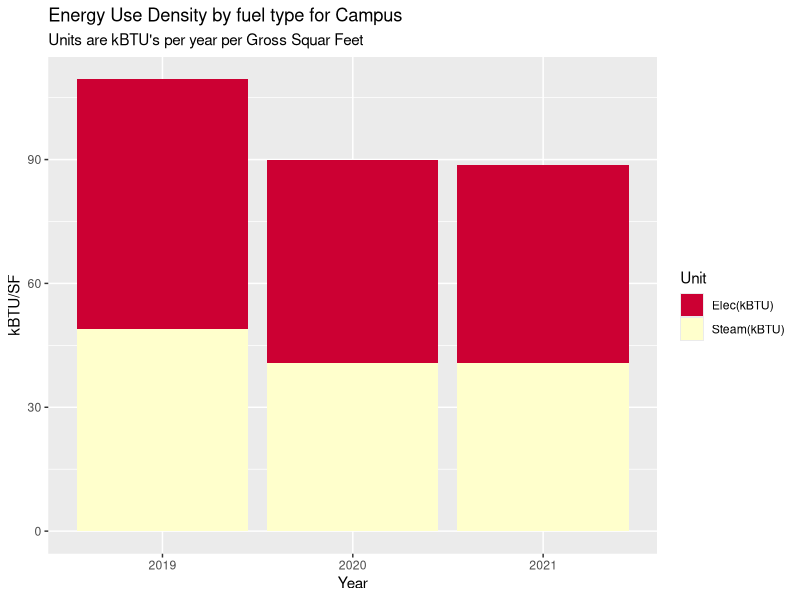
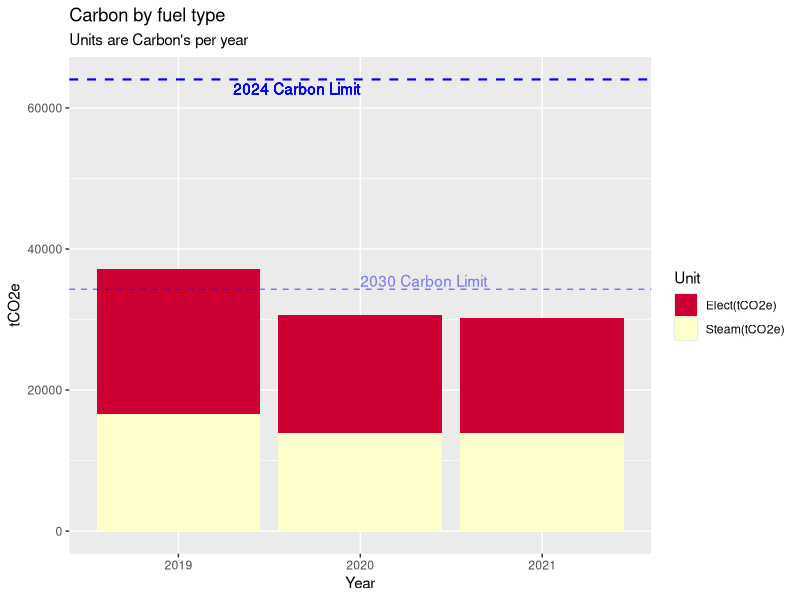
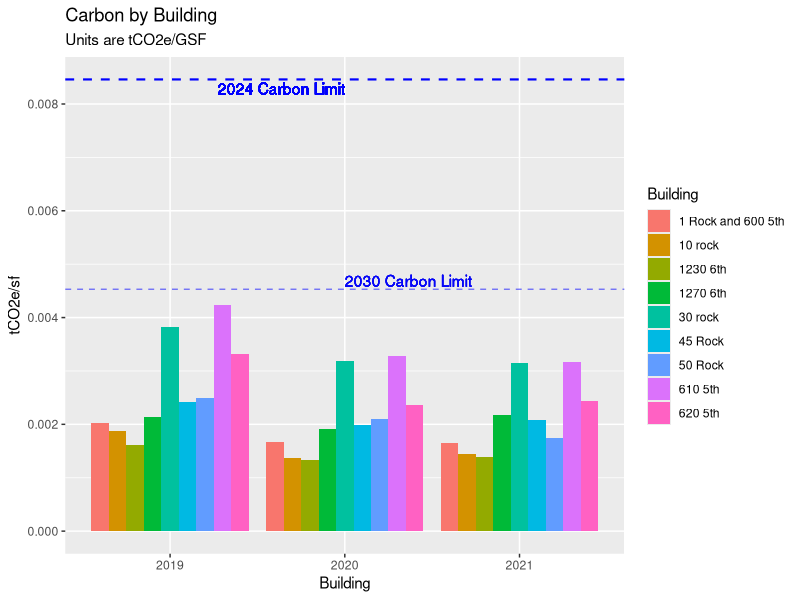
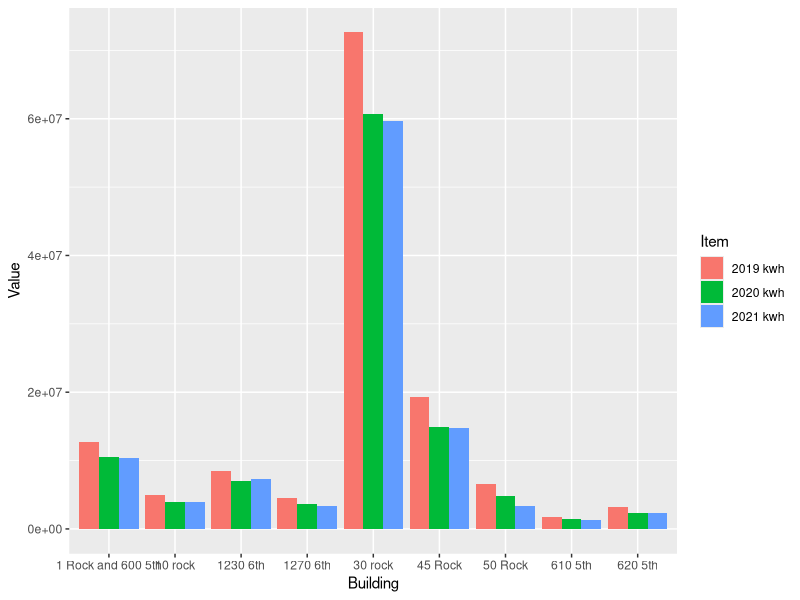
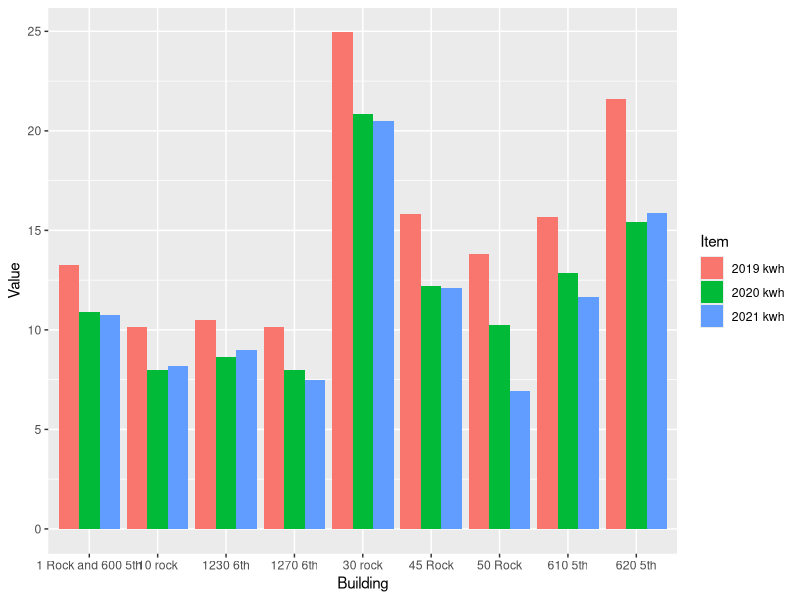
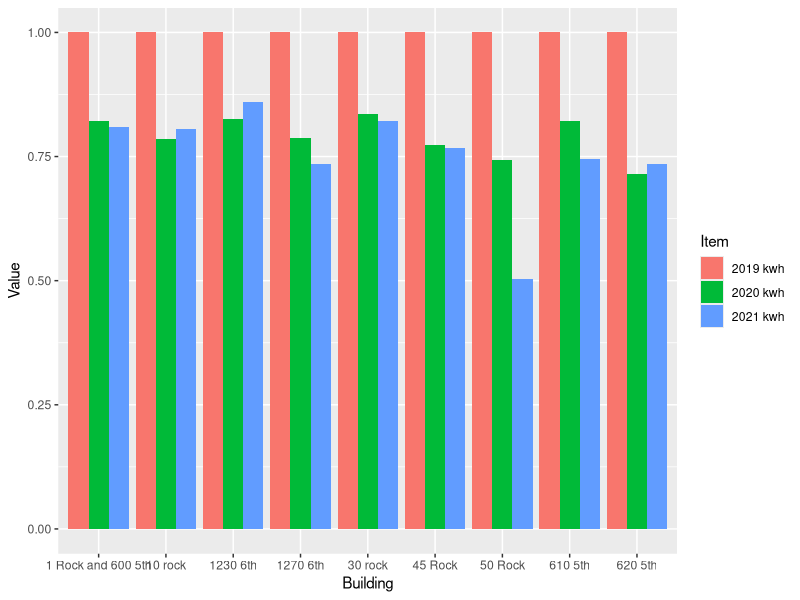
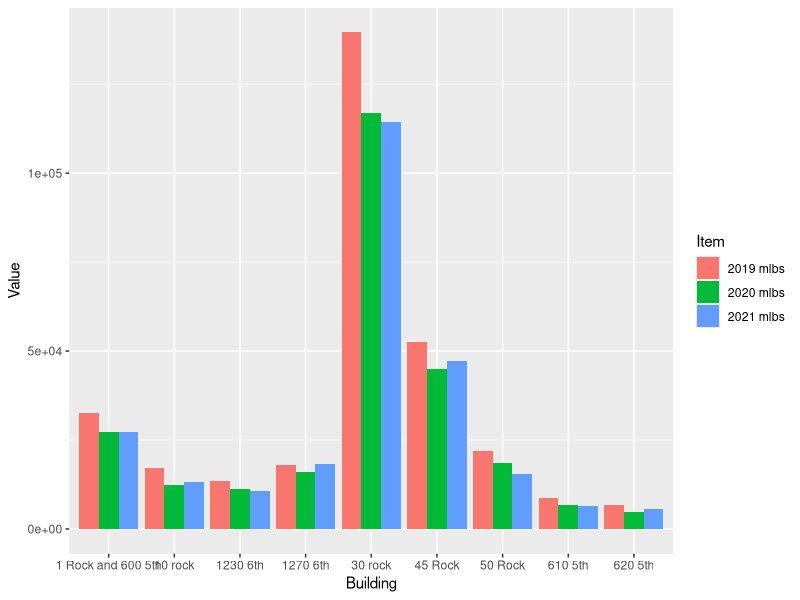
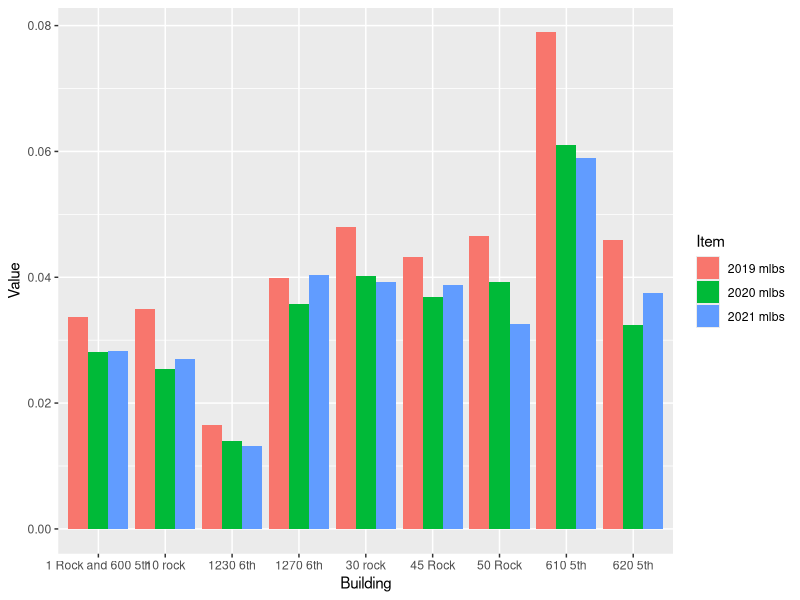

Source code (R) for these figures, in order:
## ---- chunk 1

# Load packages 
my_packages <- c("tidyverse", "vroom" , "janitor" , "glue" , "tsibble" , "tidytext","lubridate", "fable", "tsibbledata", "ggplot2", "forecast", "tseries", "rio", "zoo", "readxl", "tsibbledata", "knitr", "kableExtra", "formattable", "scales")
invisible( lapply(my_packages, require, character.only = TRUE))

#Set up environment 
place <- "Home"  #Where are we working today. 
# place <- "work"

if (place == "Home"){setwd("C:/Users/paulr/Documents/R/RockCenterEnergyAnalysis")} else {setwd("C:/Users/prode/Documents/R/RockCenterEnergyAnalysis")}

if (!file.exists("data")) { dir.create("data")}

rm(place, my_packages ) #Clean up

options(dplyr.summarise.inform = FALSE)  # Suppress textin Knit printout. 



# Read in data

'ElecCF' <- 0.000288962  #2021 Carbon Values
'SteamCF' <- 0.00004493 #2021 Carbon Values
'IntensityLimit24' <- 0.00846 #2024 Limit
'IntensityLimit30' <- 0.00453 #2030 Limit

SteamData <- read_excel("data/Energy_Data_for_Net_Zero_Study.xlsx", sheet = "Sheet1", range = "B2:G11" , col_names = TRUE, na = "NA", col_types = NULL ) %>%  select(-5,-6)

ElectricData <- read_excel("data/Energy_Data_for_Net_Zero_Study.xlsx", sheet = "Sheet1", range = "B13:G23" , col_names = TRUE, na = "NA", col_types = NULL ) %>% select(-5,-6)

ElectricData %>% filter(Building == '1 Rock' | Building == '600 5th') %>% 
  select( -Building) %>% 
  summarise_each(funs(sum)) %>% 
  mutate(Building = "1 Rock and 600 5th") %>% 
  select(4,1,2,3) %>% rbind(ElectricData) %>% 
  filter(Building != '1 Rock' & Building != '600 5th') -> ElectricData

BuildingGSF <- read_excel("data/Energy_Data_for_Net_Zero_Study.xlsx", sheet = "Sheet1", range = "B28:C39" , col_names = TRUE, na = "NA", col_types = NULL ) %>% 
  filter(Building != '1 Rock' & Building != '600 5th')

UtilityData <- left_join(ElectricData, SteamData, by="Building") %>% left_join(BuildingGSF, by="Building")
UtilityData[is.na(UtilityData)] <- 0

#Campus EUI for each year 
UtilityData1 <- UtilityData 
apply(UtilityData1[2:4], 2, function(row) row * 3.4121 ) -> UtilityData1[2:4]
apply(UtilityData1[5:7], 2, function(row) row * 1194) -> UtilityData1[5:7]
UtilityData1 %>% select(`2019 kwh`, `2020 kwh`, `2021 kwh`, `2019 mlbs`, `2020 mlbs`, `2021 mlbs`, `Gross Floor Area`) %>%
summarise_each(funs(sum)) -> UtilityData1
    TotalFlArea <- UtilityData1$`Gross Floor Area`
    UtilityData1 %>% 
      select(-`Gross Floor Area`) %>% 
  gather(key = "Item", value = "Value") -> UtilityData1
  cbind(UtilityData1, str_split_fixed(UtilityData1$Item, " ", n=2)) %>% 
  select(-"Item") -> UtilityData1 
  colnames(UtilityData1)  <-  c("Value", "Year", "Unit") 
  apply(UtilityData1[3], 1, function(x) {ifelse(x == "kwh", "Elec(kBTU)", "Steam(kBTU)")}) -> UtilityData1[3]

  ####  PLOTS   ####
  
  
# Make an EUI plot with kBTU vales for both  electric and steam  
UtilityData2 <- UtilityData1
apply(UtilityData2[1], 1, function(row) row / TotalFlArea ) -> UtilityData2[1]
UtilityData2 %>% 
  ggplot(aes(x = Year, y = Value, fill = Unit)) +
  geom_bar(stat = "identity", position = "stack") +
  labs( title = "Energy Use Density by fuel type for Campus",
        subtitle = "Units are kBTU's per year per Gross Squar Feet") +
  xlab("Year") +
  ylab("kBTU/SF") +
  scale_fill_manual(values = c("#CC0033", "#FFFFCC"))


#Make a Carbon table in the dataframe UtilityData1
UtilityData3 <- UtilityData1
  apply(UtilityData3[3], 1, function(x) {ifelse(x == "Elec(kBTU)", "Elect(tCO2e)", "Steam(tCO2e)")}) -> UtilityData3[3]
  UtilityData3 %>% 
  mutate(Carbon = ifelse(Unit == "Elec(kBTU)", Value * ElecCF / 3.4121, Value * SteamCF)) %>% 
  ggplot(aes(x = Year, y = Carbon, fill = Unit)) +
  geom_bar(stat = "identity", position = "stack") +
  labs( title = "Carbon by fuel type",
        subtitle = "Units are Carbon's per year") +
  labs(x = "Year", y = "tCO2e") +
  #guides(fill = FALSE) +
  geom_hline(aes(yintercept = TotalFlArea * IntensityLimit24), color = "blue", linetype = "dashed", size = 0.75) +
  geom_text(aes(x = 2, y = TotalFlArea * IntensityLimit24, label = "2024 Carbon Limit"), hjust = 1, vjust = 1.25 , color = "blue") +
  geom_hline(aes(yintercept = TotalFlArea * IntensityLimit30), linetype = "dashed", color = "blue", size = 0.5, alpha = 0.5) +
  geom_text(aes(x = 2, y = TotalFlArea * IntensityLimit30, label = "2030 Carbon Limit"), hjust = 0, vjust = -.2 , color = "blue", alpha = 0.1) +
  scale_fill_manual(values = c("#CC0033", "#FFFFCC"))


## ---- chunk 2

#Plot Carbon Intensities versus LL97 Limits 
UtilityData1 <- UtilityData 
apply(UtilityData1[2:4], 2, function(row) row * 3.4121 ) -> UtilityData1[2:4]
apply(UtilityData1[5:7], 2, function(row) row * 1194) -> UtilityData1[5:7]
UtilityData1[2:7]/UtilityData1$`Gross Floor Area` -> UtilityData1[2:7]


UtilityData1 %>% select(`Building`, `2019 kwh`, `2020 kwh`, `2021 kwh`, `2019 mlbs`, `2020 mlbs`, `2021 mlbs`) -> UtilityData1

UtilityData1 %>% 
  gather(key = "Item", value = "Value", -"Building") -> UtilityData1
  cbind(UtilityData1, str_split_fixed(UtilityData1$Item, " ", n=2)) %>% 
  select(-"Item") -> UtilityData1 
  colnames(UtilityData1)  <-  c("Building", "Value", "Year", "Unit") 
  UtilityData1 %>% 
    mutate("Carbon/SF" = ifelse(Unit == "Elec(kBTU)", Value * ElecCF, Value * SteamCF)) %>% 
    select(Building, Year, Unit, `Carbon/SF`) %>% 
    mutate("Carbon" = "tCO2e") -> UtilityData1


UtilityData1 %>%   
ggplot(aes(x = Year, y = `Carbon/SF`, fill = Building, group = Building)) +
  geom_bar(stat = "identity", position = "dodge") +
  labs( title = "Carbon by Building",
        subtitle = "Units are tCO2e/GSF") +
  labs(x = "Building", y = "tCO2e/sf") +
  geom_hline(aes(yintercept = IntensityLimit24), color = "blue", linetype = "dashed", size = 0.75) +
  geom_text(aes(x = 2, y = IntensityLimit24, label = "2024 Carbon Limit"), hjust = 1, vjust = 1.25 , color = "blue") +
  geom_hline(aes(yintercept = IntensityLimit30), linetype = "dashed", color = "blue", size = 0.5, alpha = 0.5) +
  geom_text(aes(x = 2, y = IntensityLimit30, label = "2030 Carbon Limit"), hjust = 0, vjust = -.2 , color = "blue", alpha = 0.1) 
  

## ---- chunk 3

#1 Electric kWh
ElectricData %>% select(Building, `2019 kwh`, `2020 kwh`, `2021 kwh`) %>% 
  gather(key = "Item", value = "Value", -Building) %>%
  ggplot(aes(x = Building, y = Value, fill = Item, group = Item)) +
  geom_bar(stat = "identity", position = "dodge")

#2 Electric kWh per GSF 
UtilityData1 <- UtilityData
apply(UtilityData1[2:7], 2, function(row) row / UtilityData1$`Gross Floor Area`) -> UtilityData1[2:7]


UtilityData1 %>% select(Building, `2019 kwh`, `2020 kwh`, `2021 kwh`) %>% 
  gather(key = "Item", value = "Value", -Building) %>% 
  ggplot(aes(x = Building, y = Value, fill = Item, group = Item)) +
  geom_bar(stat = "identity", position = "dodge")

#3 percent kWh reductions relative to 2019 
UtilityData1 <- UtilityData
apply(UtilityData1[2:7], 2, function(row) row / UtilityData1$`Gross Floor Area`) -> UtilityData1[2:7]
apply(UtilityData1[2:4], 2, function(row) row / UtilityData1$`2019 kwh`) -> UtilityData1[2:4]
UtilityData1 %>% select(Building, `2019 kwh`, `2020 kwh`, `2021 kwh`) %>% 
  gather(key = "Item", value = "Value", -Building) %>% 
  ggplot(aes(x = Building, y = Value, fill = Item, group = Item)) +
  geom_bar(stat = "identity", position = "dodge")
rm(UtilityData1)





# 4 Steam mlb 
SteamData %>% select(Building, `2019 mlbs`, `2020 mlbs`, `2021 mlbs`) %>% 
  gather(key = "Item", value = "Value", -Building) %>%
  ggplot(aes(x = Building, y = Value, fill = Item, group = Item)) +
  geom_bar(stat = "identity", position = "dodge")

#5 steam mlb per gsf 
UtilityData1 <- UtilityData
apply(UtilityData1[2:7], 2, function(row) row / UtilityData1$`Gross Floor Area`) -> UtilityData1[2:7]
UtilityData1 %>% select(Building, `2019 mlbs`, `2020 mlbs`, `2021 mlbs`) %>% 
  gather(key = "Item", value = "Value", -Building) %>% 
  ggplot(aes(x = Building, y = Value, fill = Item, group = Item)) +
  geom_bar(stat = "identity", position = "dodge")


#6 percent down from 2019
UtilityData1 <- UtilityData
apply(UtilityData1[2:7], 2, function(row) row / UtilityData1$`Gross Floor Area`) -> UtilityData1[2:7]
apply(UtilityData1[5:7], 2, function(row) row / UtilityData1$`2019 mlbs`) -> UtilityData1[5:7]
UtilityData1 %>% select(Building, `2019 mlbs`, `2020 mlbs`, `2021 mlbs`) %>% 
  gather(key = "Item", value = "Value", -Building) %>% 
  ggplot(aes(x = Building, y = Value, fill = Item, group = Item)) +
  geom_bar(stat = "identity", position = "dodge")



## ---- chunk 4


EPA_data <- read_excel("data/EPA_Annual_Energy_Use_By_Meter.xlsx", range = "A6:BB155" , col_names = FALSE, na = "NA", col_types = NULL )

EPA_data <- read_excel("data/EPA_Annual_Energy_Use_By_Meter.xlsx", skip = 4)
